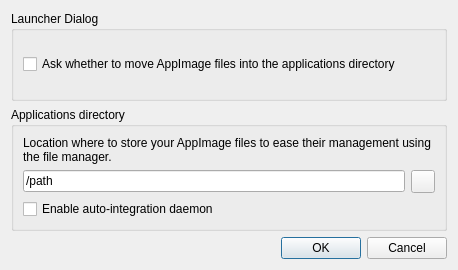
<?xml version="1.0" encoding="UTF-8"?>
<ui version="4.0">
 <class>SettingsDialog</class>
 <widget class="QDialog" name="SettingsDialog">
  <property name="geometry">
   <rect>
    <x>0</x>
    <y>0</y>
    <width>458</width>
    <height>270</height>
   </rect>
  </property>
  <property name="windowTitle">
   <string>AppImageLauncher Settings</string>
  </property>
  <layout class="QVBoxLayout" name="verticalLayout">
   <item>
    <widget class="QGroupBox" name="groupBoxLancher">
     <property name="title">
      <string>Launcher Dialog</string>
     </property>
     <layout class="QVBoxLayout" name="verticalLayout_2">
      <item>
       <widget class="QCheckBox" name="checkBoxAskMove">
        <property name="text">
         <string>Ask whether to move AppImage files into the applications directory</string>
        </property>
       </widget>
      </item>
     </layout>
    </widget>
   </item>
   <item>
    <widget class="QGroupBox" name="groupBoxApplicationsDiretory">
     <property name="title">
      <string>Applications directory</string>
     </property>
     <layout class="QGridLayout" name="gridLayout">
      <item row="1" column="1">
       <widget class="QToolButton" name="toolButtonChooseAppsDir">
        <property name="text">
         <string/>
        </property>
        <property name="icon">
         <iconset theme="folder">
          <normaloff>.</normaloff>.</iconset>
        </property>
       </widget>
      </item>
      <item row="0" column="0" colspan="2">
       <widget class="QLabel" name="label">
        <property name="text">
         <string>Location where to store your AppImage files to ease their management using the file manager.</string>
        </property>
        <property name="wordWrap">
         <bool>true</bool>
        </property>
       </widget>
      </item>
      <item row="1" column="0">
       <widget class="QLineEdit" name="lineEditApplicationsDir">
        <property name="text">
         <string>/path</string>
        </property>
       </widget>
      </item>
      <item row="2" column="0">
       <widget class="QCheckBox" name="checkBoxEnableDaemon">
        <property name="text">
         <string>Enable auto-integration daemon</string>
        </property>
       </widget>
      </item>
     </layout>
    </widget>
   </item>
   <item>
    <widget class="QDialogButtonBox" name="buttonBox">
     <property name="orientation">
      <enum>Qt::Horizontal</enum>
     </property>
     <property name="standardButtons">
      <set>QDialogButtonBox::Cancel|QDialogButtonBox::Ok</set>
     </property>
    </widget>
   </item>
  </layout>
 </widget>
 <resources/>
 <connections>
  <connection>
   <sender>buttonBox</sender>
   <signal>accepted()</signal>
   <receiver>SettingsDialog</receiver>
   <slot>accept()</slot>
   <hints>
    <hint type="sourcelabel">
     <x>248</x>
     <y>254</y>
    </hint>
    <hint type="destinationlabel">
     <x>157</x>
     <y>274</y>
    </hint>
   </hints>
  </connection>
  <connection>
   <sender>buttonBox</sender>
   <signal>rejected()</signal>
   <receiver>SettingsDialog</receiver>
   <slot>reject()</slot>
   <hints>
    <hint type="sourcelabel">
     <x>316</x>
     <y>260</y>
    </hint>
    <hint type="destinationlabel">
     <x>286</x>
     <y>274</y>
    </hint>
   </hints>
  </connection>
 </connections>
</ui>
